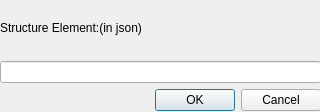
<?xml version="1.0" encoding="UTF-8"?>
<ui version="4.0">
 <class>Dialog</class>
 <widget class="QDialog" name="Dialog">
  <property name="geometry">
   <rect>
    <x>0</x>
    <y>0</y>
    <width>320</width>
    <height>112</height>
   </rect>
  </property>
  <property name="windowTitle">
   <string>Dialog</string>
  </property>
  <widget class="QWidget" name="verticalLayoutWidget">
   <property name="geometry">
    <rect>
     <x>0</x>
     <y>0</y>
     <width>321</width>
     <height>111</height>
    </rect>
   </property>
   <layout class="QVBoxLayout" name="verticalLayout">
    <item>
     <widget class="QLabel" name="label">
      <property name="text">
       <string>Structure Element:(in json)</string>
      </property>
     </widget>
    </item>
    <item>
     <widget class="QLineEdit" name="lineEdit"/>
    </item>
    <item>
     <widget class="QDialogButtonBox" name="buttonBox">
      <property name="orientation">
       <enum>Qt::Horizontal</enum>
      </property>
      <property name="standardButtons">
       <set>QDialogButtonBox::Cancel|QDialogButtonBox::Ok</set>
      </property>
     </widget>
    </item>
   </layout>
  </widget>
 </widget>
 <resources/>
 <connections>
  <connection>
   <sender>buttonBox</sender>
   <signal>accepted()</signal>
   <receiver>Dialog</receiver>
   <slot>accept()</slot>
   <hints>
    <hint type="sourcelabel">
     <x>248</x>
     <y>254</y>
    </hint>
    <hint type="destinationlabel">
     <x>157</x>
     <y>274</y>
    </hint>
   </hints>
  </connection>
  <connection>
   <sender>buttonBox</sender>
   <signal>rejected()</signal>
   <receiver>Dialog</receiver>
   <slot>reject()</slot>
   <hints>
    <hint type="sourcelabel">
     <x>316</x>
     <y>260</y>
    </hint>
    <hint type="destinationlabel">
     <x>286</x>
     <y>274</y>
    </hint>
   </hints>
  </connection>
 </connections>
</ui>
